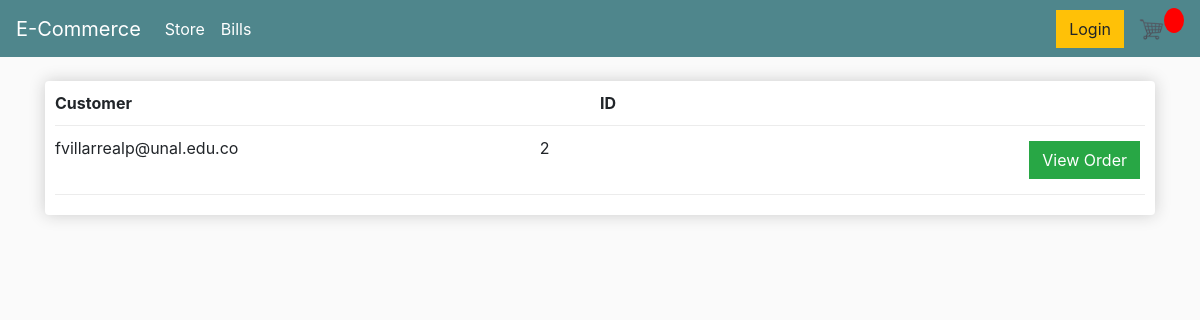
/bills/, run on an earlier commit of the app's database.
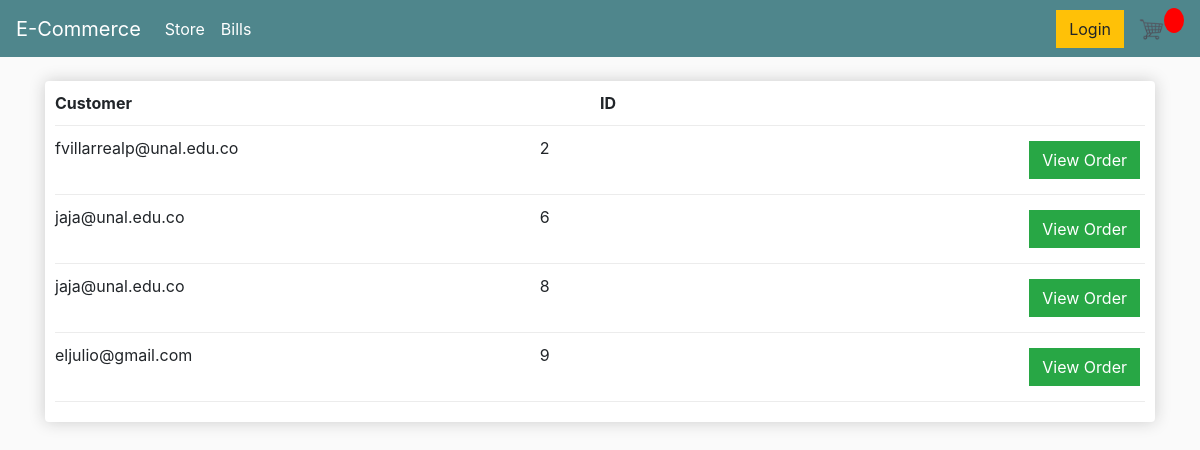
And on a later commit of the database.
### store/models.py (models this page shows, shortened)
class Order(models.Model):
    customer = models.ForeignKey(Customer, on_delete=models.SET_NULL, null=True, blank=True)
    date_ordered = models.DateField(auto_now_add=True) # Select the current date
    complete  = models.BooleanField(default=False, null=True, blank=True)
    transaction_id = models.CharField(max_length=200, null=True)

class Customer(models.Model):
    user = models.OneToOneField(User, on_delete=models.CASCADE, null=True, blank=True) # on_delate CASCADE means that when the User is delated, the Customer too
    name = models.CharField(max_length=200, null=True)
    email = models.CharField(max_length=200, null=True)

### store/views.py (the view)
# urls.py: path('bills/', views.billsList, name='bills'),
def billsList(request):
    orders = Order.objects.all()
    context = {'orders': orders}
    return render(request, 'store/bills.html', context)

### store/templates/store/bills.html
{% extends 'store/main.html' %}
{% load static %}
{% block content %}
<br>
<div class="box-element">
    <div class="cart-row">
        <div style="flex:2"><strong>Customer</strong></div>
        <div style="flex:1"><strong>ID</strong></div>
        <div style="flex:1"><strong></strong></div>
    </div>
    {% for order in orders %}
    {% if order.complete %}
    <div class="cart-row">
        <div style="flex:2"><p>{{order.customer.email}}</p></div>
        <div style="flex:2"><p>{{order.id}}</p></div>
        <div>
            <a  style="float:right; margin:5px;" class="btn btn-success" href="{{order.id}}">View Order</a>
        </div>
    </div>
    {% endif %}
    {% endfor %}
</div>
{% endblock content %}

What changed in the data, as far as the page shows it:
added Order: customer.email "jaja@unal.edu.co", id "6"
added Order: customer.email "jaja@unal.edu.co", id "8"
added Order: customer.email "eljulio@gmail.com", id "9"
